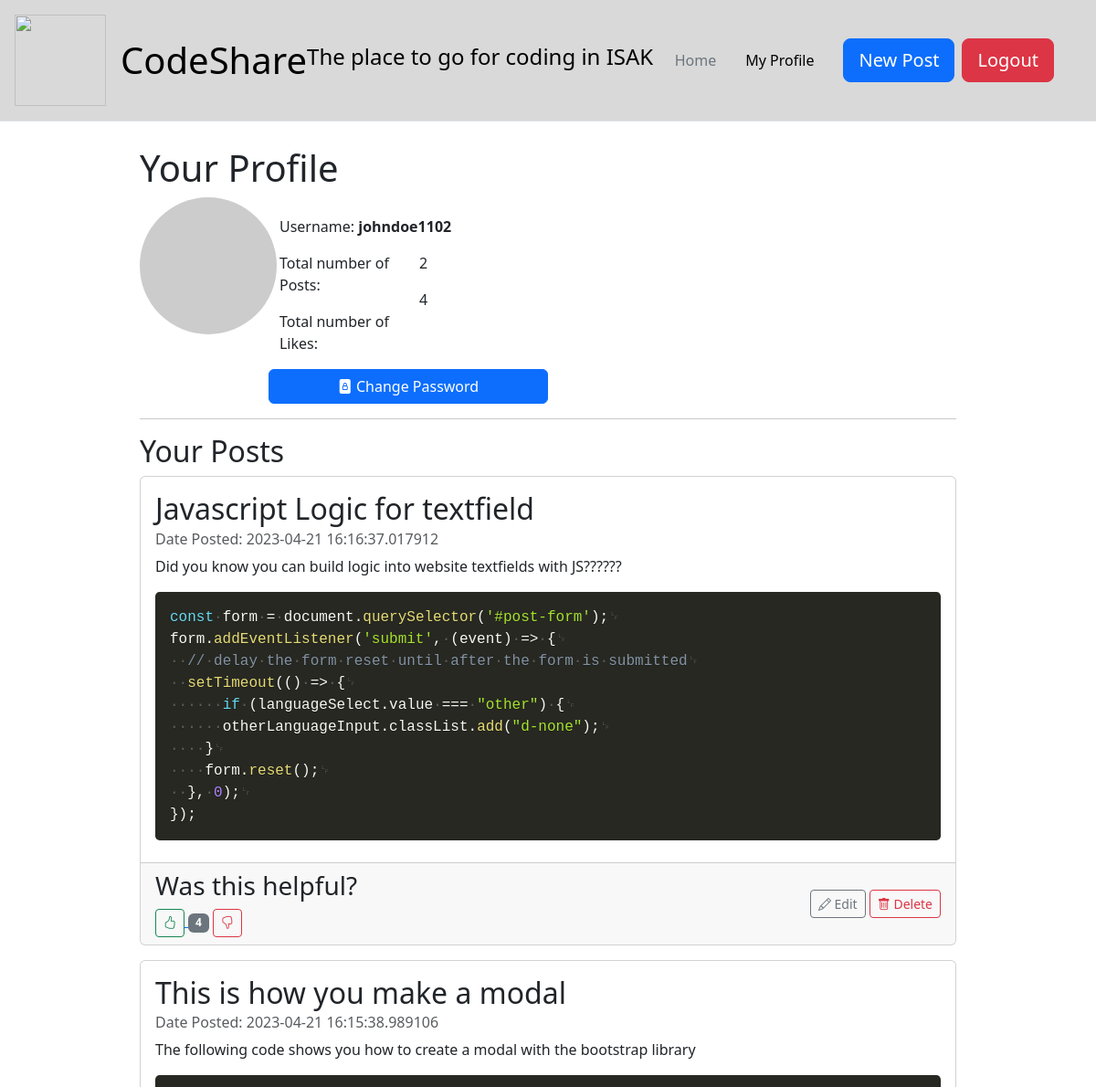
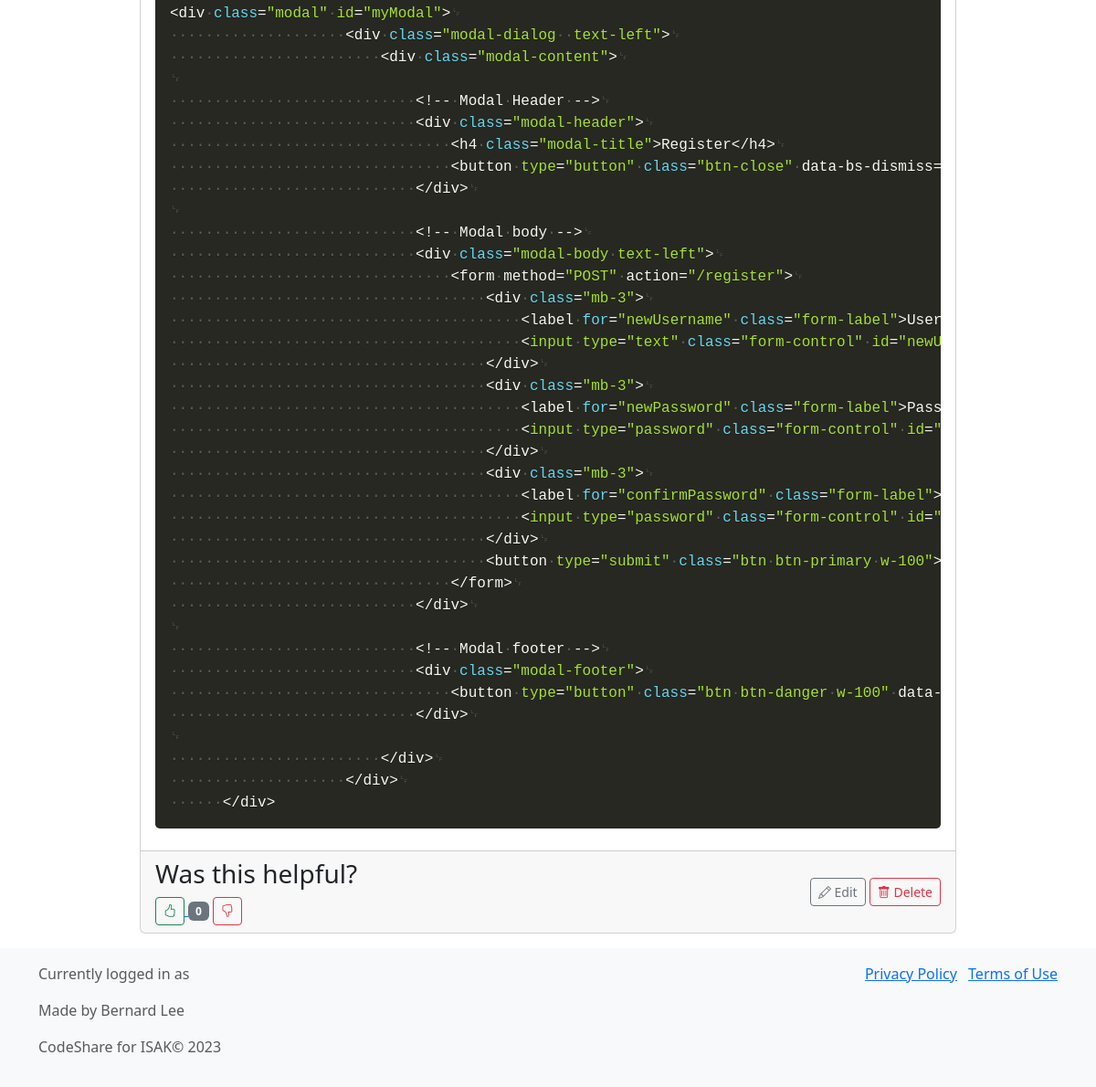
/my_profile (signed in), run on an earlier commit of the app's database (2 pictures, top to bottom).
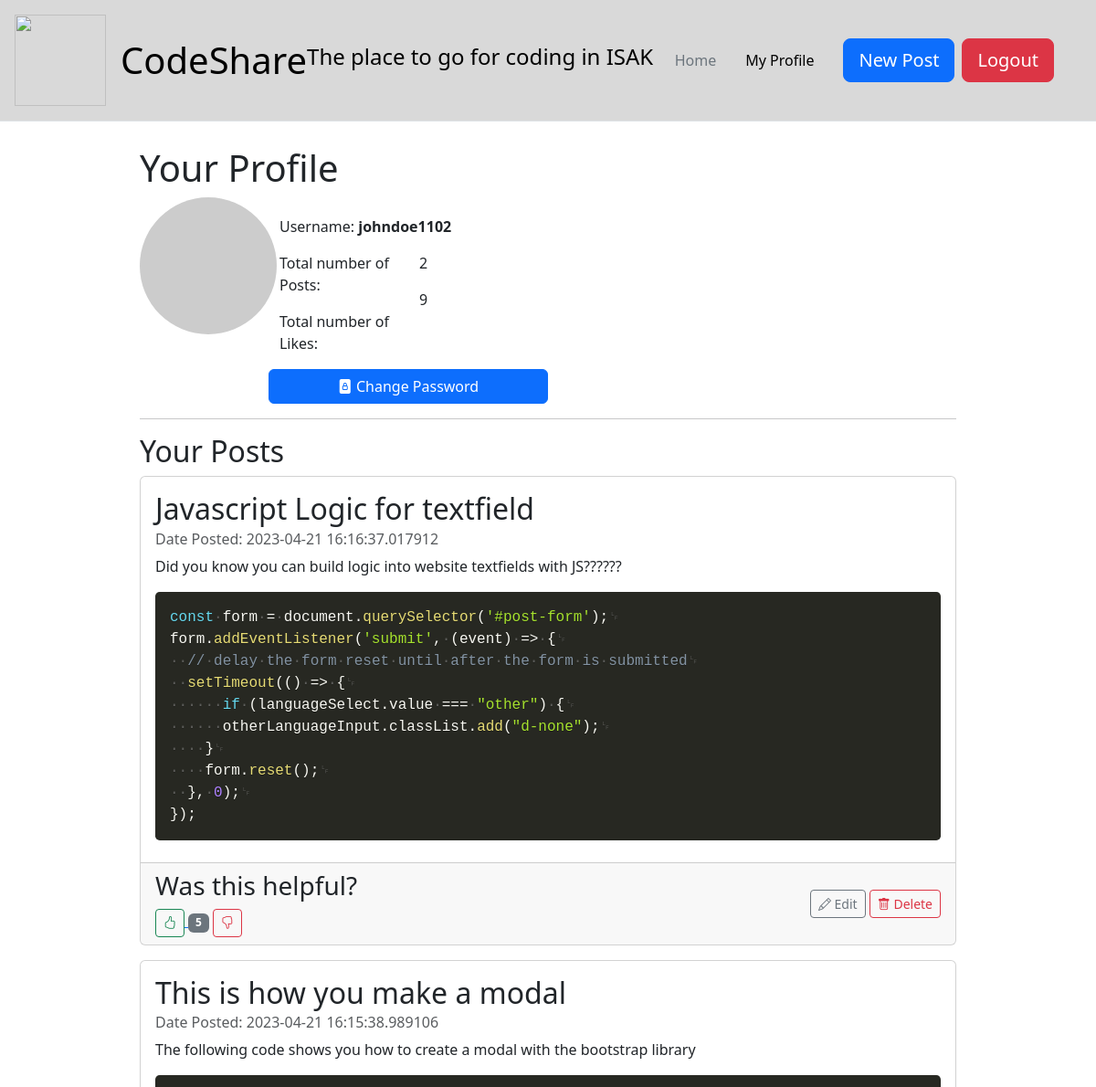
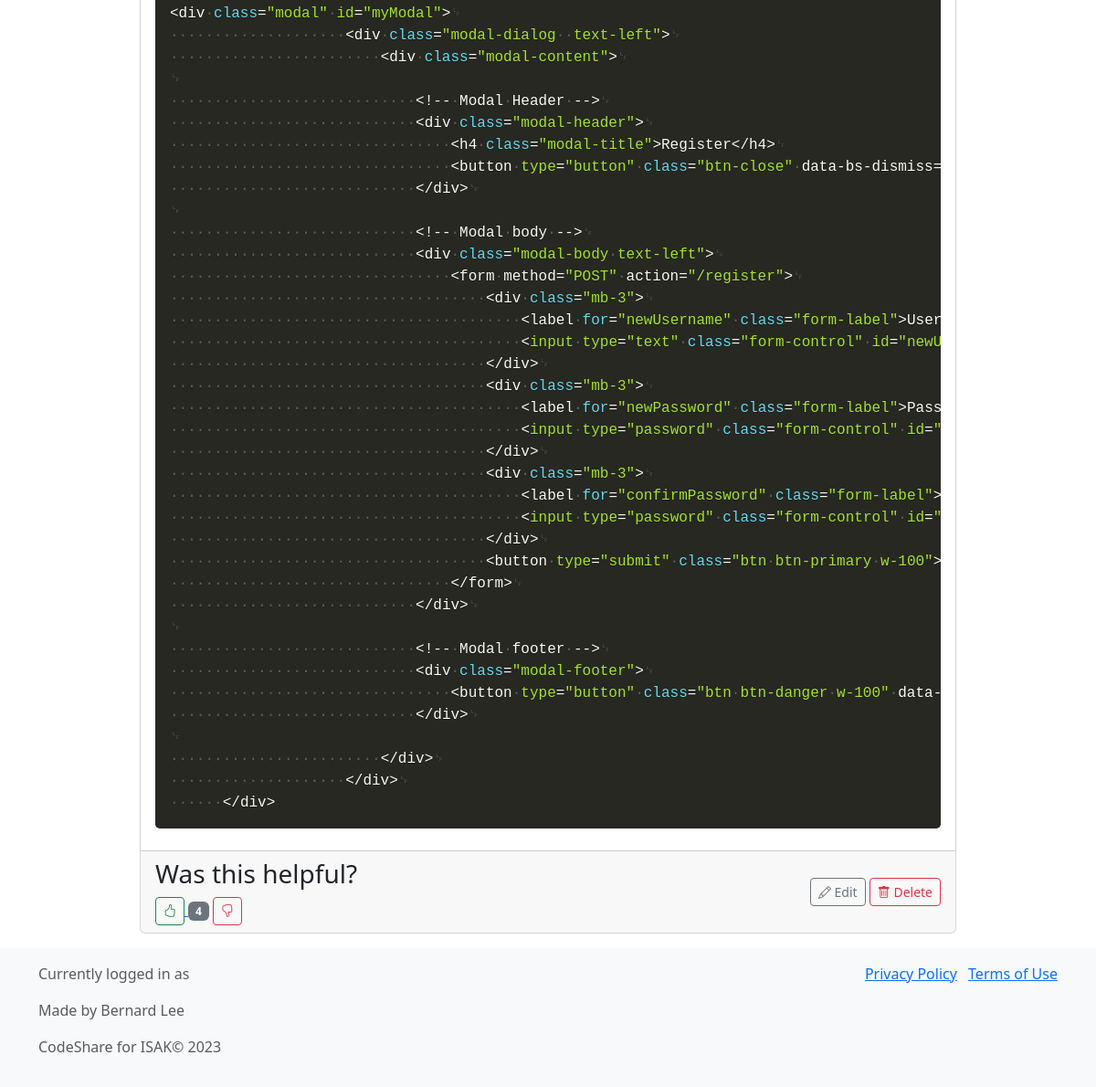
And on a later commit of the database (2 pictures, top to bottom).
### db_models.py (models this page shows, shortened)
class Base(DeclarativeBase):
    pass

class Users(Base):
    __tablename__ = "users"
    id: Mapped[int] = mapped_column(primary_key=True)
    username: Mapped[str] = mapped_column(String(20),unique=True)
    password: Mapped[str] = mapped_column(String(100))
    posts: Mapped[list["posts"]|None] = relationship("Post", back_populates="user")

class Post(Base):
    __tablename__ = "posts"
    id: Mapped[int] = mapped_column(primary_key=True)
    title: Mapped[str] = mapped_column(String(100))
    datetime_posted: Mapped[datetime.datetime] = mapped_column(DateTime, default=datetime.datetime.utcnow)
    content: Mapped[str] = mapped_column(String(2000))
    code: Mapped[str] = mapped_column(String(2000))
    code_language: Mapped[str] = mapped_column(String(20))
    like_count: Mapped[int] = mapped_column(Integer, default=0)
    user_id: Mapped[int] = mapped_column(ForeignKey("users.id", ondelete="CASCADE"))
    user: Mapped[Users] = relationship("Users", back_populates="posts")

### app.py (the view)
@app.route("/my_profile", methods=['GET', 'POST'])
def my_profile():
    try:
        token = session['token']
        if check_token(token):
            username = get_username_from_token(token)
            if request.method == 'POST':
                pass
            elif request.method == 'GET':
                user = db.get_user(username)
                stats = db.get_user_stats(username)
                myposts = db.get_own_posts(username)
                return render_template('my_profile.html', user=user, my_posts=myposts, stats=stats)
        else:
            return redirect(url_for('login'))
    except KeyError:
        return redirect(url_for('login'))

### db_manager.py (called while the page is built)
    def get_own_posts(self, username):
        user = self.session.query(Users).filter_by(username=username).first()
        print(f"selecting posts from user {user.username} with id {user.id}")
        posts = self.session.query(Post).filter_by(user_id=user.id).all()
        for post in posts:
            post.username = user.username
        posts.reverse()
        return posts

    def get_user(self, username):
        user = self.session.query(Users).filter_by(username=username).first()
        return user

    def get_user_stats(self, username):
        user = self.session.query(Users).filter_by(username=username).first()
        posts = self.session.query(Post).filter_by(user_id=user.id).all()
        return len(posts), sum(post.like_count for post in posts)

### token_management.py (called while the page is built)
def get_username_from_token(token): #get username from token
    decoded_token = jwt.decode(token, token_encryption_key, algorithms=['HS256'])
    return decoded_token['username']

def check_token(token): #check if token is valid and not expired
    try:
        decoded_token = jwt.decode(token, token_encryption_key, algorithms=['HS256'])
        current_time = datetime.utcnow().timestamp()
        if decoded_token['datetime'] < current_time:
            return False
        else:
            return True
    except Exception:
        return False

### templates/my_profile.html (shortened to what this page needs)
{% extends "base_template.html" %}
{% block content %}
    <div class="row justify-content-center" style="margin-top: 160px;">
        <div class="col-md-9">
            <h1>Your Profile</h1>
            <div class="row">
                <div class="col-md-2">
                    <img class="avatar float-right rounded-circle" src="https://picsum.photos/200"
                         alt="Avatar Placeholder">
                </div>
                <div class="col-md-4" style="padding-top: 20px">
                    <p>Username: <strong>{{ user.username }}</strong></p>
                    <div class="row">
                        <div class="col-md-6">
                            <p>Total number of Posts:</p>
                            <p>Total number of Likes:</p>
                        </div>
                        <div class="col-md-6">
                            <p>{{ stats[0] }}</p>
                            <p>{{ stats[1] }}</p>
                        </div>
                        <button type="button" class="btn btn-primary w-100" data-bs-toggle="modal"
                                data-bs-target="#changePasswordModal">
                            <i class="bi bi-file-lock-fill"></i> Change Password
                        </button>
                    </div>
                </div>
                <div class="col-md-3">
                </div>
            </div>
            <hr>
            <h2>Your Posts</h2>
            {% if user.posts %}
                {% for post in my_posts %}
                    <div class="card mb-3">
                        <div class="card-body">
                            <h2 class="card-title">{{ post.title }}</h2>
                            <h6 class="card-subtitle mb-2 text-muted">Date Posted: {{ post.datetime_posted }}</h6>
                            <p class="card-text">{{ post.content }}</p>
                            <pre><code class="language-{{ post.code_language }}">{{ post.code }}</code></pre>
                        </div>
                        <div class="card-footer">
                            <div class="d-flex justify-content-between align-items-center">
                                <div>
                                    <h3>Was this helpful?</h3>
                                    <a href="/add_like/{{ post.id }}">
                                        <button type="button" class="btn btn-outline-success btn-sm w-auto">
                                            <i class="bi bi-hand-thumbs-up"></i>
                                        </button>
                                    </a>
                                    <span class="badge bg-secondary">{{ post.like_count }}</span>
                                    <a href="/add_dislike/{{ post.id }}">
                                        <button type="button" class="btn btn-outline-danger btn-sm w-auto">
                                            <i class="bi bi-hand-thumbs-down"></i>
                                        </button>
                                    </a>
                                </div>
                                <div>
                                    <button type="button" class="btn btn-outline-secondary btn-sm"
                                            data-bs-toggle="modal" data-bs-target="#editPostModal-{{ post.id }}">
                                        <i class="bi bi-pencil"></i> Edit
                                    </button>
                                    <button type="button" class="btn btn-outline-danger btn-sm" data-bs-toggle="modal"
                                            data-bs-target="#deleteModal-{{ post.id }}">
                                        <i class="bi bi-trash"></i> Delete
                                    </button>
                                </div>
                            </div>
                        </div>
                    </div>
                {% endfor %}
            {% else %}
                <h3>You have not posted anything yet.</h3>
            {% endif %}
        </div>
    </div>
{% endblock %}

### templates/base_template.html (shortened to what this page needs)
<!DOCTYPE html>
<html lang="en">
<head>
    <link href="https://cdn.jsdelivr.net/npm/bootstrap@5.3.0-alpha2/dist/css/bootstrap.min.css" rel="stylesheet"
>
<link rel="stylesheet" href="https://cdn.jsdelivr.net/npm/bootstrap-icons@1.5.0/font/bootstrap-icons.css">
    <link rel="stylesheet" href="{{ url_for('static', filename='prism.css') }}">
</head>
<div class = "container">
<header class="p-3 mb-3 border-bottom fixed-top" style="width: 100%; display: flex; justify-content: space-between; background-color: #d9d9d9;">
  <div class="d-flex align-items-center">
    <a href="/" class="d-flex align-items-center mb-2 mb-lg-0 link-body-emphasis text-decoration-none">
      <img src="https://cdn3.iconfinder.com/data/icons/service-design-tools/100/3_Mar-59-512.png" alt="" width="100" height="100">
        <h1 class="ms-3 mb-0">CodeShare</h1><h4>The place to go for coding in ISAK</h4>
    </a>
  </div>
  <div class="d-flex align-items-center">
    <ul class="nav me-3">
      <li class="nav-item">
        <a class="nav-link link-secondary" href="/dashboard">Home</a>
      </li>
        <li class="nav-item">
        <a class="nav-link link-body-emphasis" href="/my_profile">My Profile</a>
      </li>
    </ul>
    <div class="d-flex" style = "padding-right: 30px">
     <a href = "/new_post"><button type="button" class="btn btn-primary me-2 btn-lg">New Post</button></a>
        <a href="/logout"><button type="button" class="btn btn-danger btn-lg">Logout</button></a>
    </div>
  </div>
</header>
</div>
<body>
<div style="margin-top: 140px;">
    {% block content%}{% endblock %}
</div>
</body>
<footer class="footer mt-auto py-3 bg-light">
  <div class="container">
    <div class="row">
      <div class="col-md-6">
        <div class="mb-3">
          <span class="text-muted">Currently logged in as {{ username }}</span>
        </div>
        <div class="mb-3">
          <span class="text-muted">Made by Bernard Lee</span>
        </div>
        <div class="mb-3">
          <span class="text-muted">CodeShare for ISAK&copy; 2023</span>
        </div>
      </div>
      <div class="col-md-6 text-end">
        <ul class="list-inline">
          <li class="list-inline-item"><a href="#">Privacy Policy</a></li>
          <li class="list-inline-item"><a href="#">Terms of Use</a></li>
        </ul>
      </div>
    </div>
  </div>
</footer>
</html>

### static/prism.css (style rules this page uses)
code[class*=language-],pre[class*=language-] { color:#f8f8f2;background:0 0;text-shadow:0 1px rgba(0,0,0,.3);font-family:Consolas,Monaco,'Andale Mono','Ubuntu Mono',monospace;font-size:1em;text-align:left;white-space:pre;word-spacing:normal;word-break:normal;word-wrap:normal;line-height:1.5;-moz-tab-size:4;-o-tab-size:4;tab-size:4;-webkit-hyphens:none;-moz-hyphens:none;-ms-hyphens:none;hyphens:none }
pre[class*=language-] { padding:1em;margin:.5em 0;overflow:auto;border-radius:.3em }
:not(pre)>code[class*=language-],pre[class*=language-] { background:#272822 }

### templates/my_profile.html (style rules this page uses)
.avatar { width: 150px; height: 150px; margin-bottom: 20px; }

What changed in the data, as far as the page shows it:
changed Post "Javascript Logic for textfield": like_count "4" → "5"
changed Post "This is how you make a modal": like_count "0" → "4"
Also different on the page:
{{ stats[1] }}: "4" → "9"
